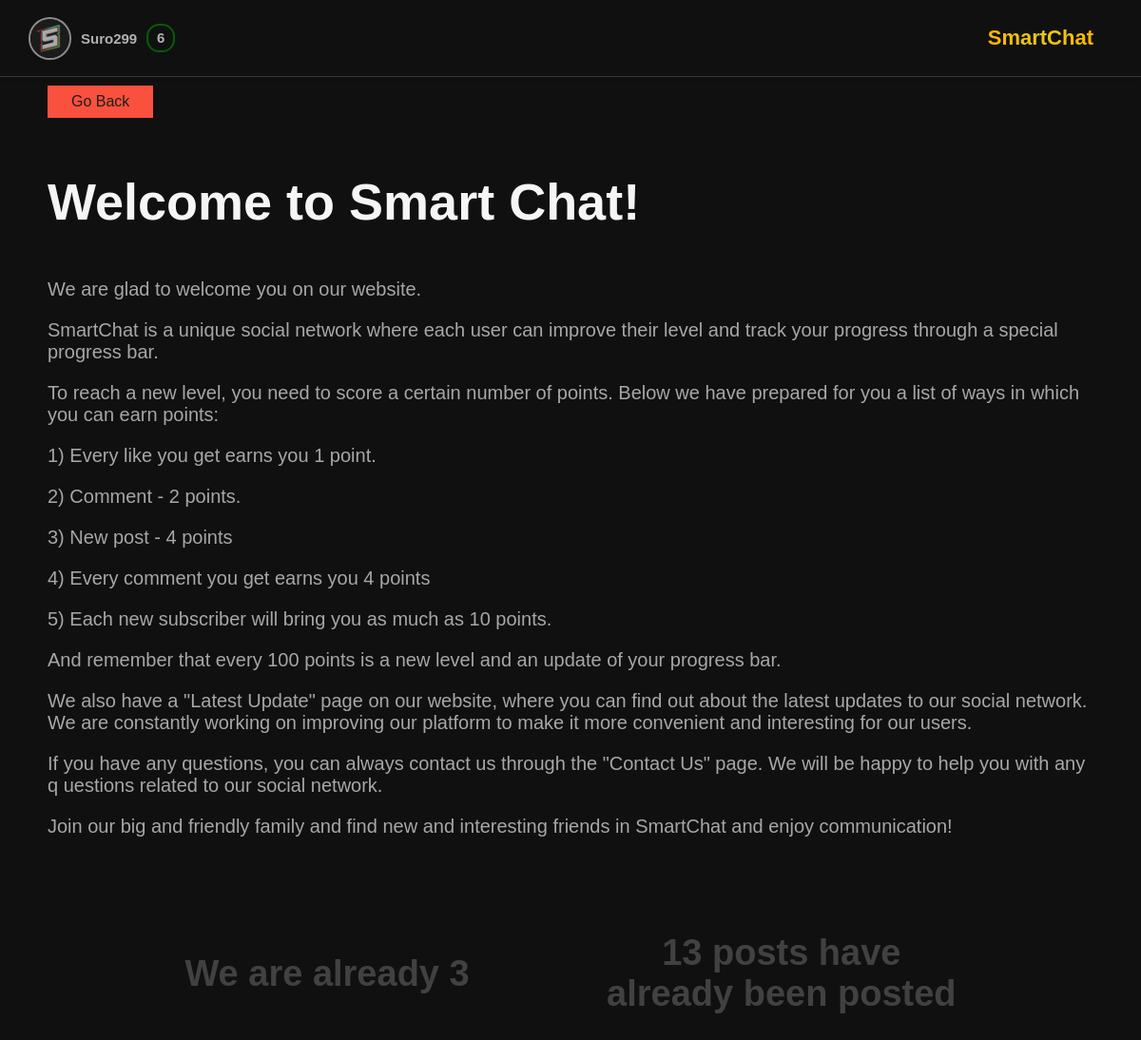
Screenshot of /us/about/ (signed in) with the database file from the repository.
### users/models.py (models this page shows, shortened)
class CustomUser(AbstractBaseUser, PermissionsMixin):
    ACTIVITY_CHOICES = (
        ('all', 'all'),
        ('friends', 'friends'),
        ('nobody', 'nobody'),
    )
    AVATAR_CHOICES = (
        ('all', 'all'),
        ('friends', 'friends'),
    )
    username = models.CharField(_("User name"), max_length = 255, unique = True)
    first_name = models.CharField(_("User First Name"), max_length = 100, blank = True)
    last_name = models.CharField(_("User Last Name"), max_length = 100, blank = True)
    email = models.EmailField(_("email address"), blank = True, default = "",)
    avatar = models.ImageField(_("User avatar"), blank = True, default = "default_avatar.png",)
    description = models.TextField(_("User Description"), blank = True, default = "No BIO")
    subscribers_set = models.ManyToManyField('CustomUser', blank = True, related_name = 'subscriptions')
    posts_posted = models.PositiveBigIntegerField(_("posts_posted"), default = 0)
    reactions = models.PositiveBigIntegerField(_("reactions"), default = 0)
    points = models.PositiveBigIntegerField(_("points"), default = 0)
    level = models.PositiveIntegerField("User level", default = 1)
    exp = models.PositiveIntegerField("User Exp", default = 0)
    favorites = models.ManyToManyField('main.PostsModel', blank = True)
    subscription_set = models.ManyToManyField('CustomUser', blank = True, related_name = 'subscribers')
    friends_set = models.ManyToManyField('CustomUser', blank = True, related_name = 'friends')
    is_staff = models.BooleanField(default = False)
    is_active = models.BooleanField(default = True)
    date_joined = models.DateTimeField(auto_created=True, default=timezone.now)
    avatar_visibility = models.CharField(max_length=7, choices= AVATAR_CHOICES, default='all')
    activity_visibility = models.CharField(max_length=7, choices= ACTIVITY_CHOICES, default='all')
    show_likes = models.BooleanField("Show Likes", default = False)
    show_dislikes = models.BooleanField("Show Dislikes", default = False)
    show_favorites = models.BooleanField("Show Favorites", default = False)
    USERNAME_FIELD = "username"
    REQUIRED_FIELDS = ["email"]
    objects = CustomUserManager()

### about_us/models.py (models this page shows, shortened)
class AboutUsText(models.Model):
    title = models.CharField("Title", max_length = 255)
    text = models.TextField("Text")
    class Meta:
        verbose_name = "About Us Text"
        verbose_name_plural = "About Us Text"

### about_us/views.py (the view)
# urls.py: path("about/", views.about_us, name = "about_us"),
def about_us(request):
    if not (request.user.is_authenticated):
        return redirect("/")
    about_us = AboutUsText.objects.all()[0]
    about_us_text = str(about_us.text).split("\n")
    about_us_title = about_us.title
    users_count = User.objects.all().count()
    posts_count = PostsModel.objects.all().count()
    return render(request, "about_us/about_us.html", context = {
        "users_count": users_count,
        "posts_count": posts_count,
        "about_us_title": about_us_title,
        "about_us_text": about_us_text
    })

### about_us/templates/about_us/about_us.html (shortened to what this page needs)
{% extends 'main/base.html' %}
{% load static %}
{% block css %}
    <link rel="stylesheet" href="{% static 'about_us/css/about_us/style.css' %}">
{% endblock %}
{% block main %}
    <main>
        <button onclick="history.back()"> Go Back </button>
        <h1> {{ about_us_title }} </h1>
        {% for i in about_us_text %}
        <p>
            {{ i }}
        </p>
        {% endfor %}
        <div>
            <h1> We are already {{ users_count }} </h1>
            <h1> {{ posts_count }} posts have <br> already been posted </h1>
        </div>
    </main>
{% endblock %}

### main/templates/main/base.html (shortened to what this page needs)
{% load static %}
<!DOCTYPE html>
<html lang="en">
  <head>
    <link rel="stylesheet" href="{% static 'main/css/dop/header/style.css'%}" />
    <link
      rel="stylesheet"
      href="{% static 'main/css/dop/set_menu/style.css' %}"
    />
    {% block css %} {% endblock %}
  </head>
  <body>
    <header>
      <div onclick="OpenSettingsWindow()">
        <span>
          <img src="{{ user.avatar.url }}" alt="User Avatar" />
        </span>
        <h1>{{ user.username }}</h1>
        {% if user.level < 10 %}
        <div style="border-color: green">
          <h1>{{ user.level }}</h1>
        </div>
        {% endif %}
      </div>
      <div>
        <h1>SmartChat</h1>
      </div>
    </header>
    {% block main %} {% endblock %}
  </body>
</html>

### main/static/main/css/dop/header/style.css (style rules this page uses)
header { grid-area: 1 / 1 / 2 / 7; border-bottom: 1px solid #373737; display: flex; justify-content: space-between; align-items: center; padding: 10px; background-color: #101010; box-shadow: 0 2px 4px rgba(0, 0, 0, 0.1); padding: 0 3rem; z-index: 5; }
header > div:nth-child(1) { opacity: 70%; display: flex; align-items: center; transition: 0.2s; margin-right: 2rem; }
header > div:nth-child(1) > span { width: 4.5rem; height: 4.5rem; border-radius: 50%; border: 2px solid silver; margin-right: 1rem; border-radius: 50%; outline: hidden; overflow: hidden; display: flex; justify-content: center; align-content: center; }
header > div:nth-child(1) > span > img { height: 100%; border-radius: 50%; }
header > div:nth-child(1) > h1 { user-select: none; font-weight: bold; font-size: 1.5rem; margin-right: 1rem; }
header > div:nth-child(1) > div { width: 3rem; height: 3rem; display: flex; justify-content: center; align-items: center; border: 2px solid gold; border-radius: 45%; }
header > div:nth-child(1) > div > h1 { width: 100%; height: 100%; display: flex; justify-content: center; align-items: center; padding-bottom: 0.2rem; font-size: 1.5rem; user-select: none; }
header > div:nth-child(4) { height: 5rem; display: flex; margin-right: 2rem; }
header > div:nth-child(4) > h1 { display: flex; align-items: center; font-size: 2.2rem; background: radial-gradient(ellipse farthest-side at top center, #e8c812 50%, #ffb700 100%); background-clip: text; -webkit-background-clip: text; -webkit-text-fill-color: transparent; }

### about_us/static/about_us/css/about_us/style.css (style rules this page uses)
* { margin: 0; padding: 0; box-sizing: border-box; text-decoration: none; }
html { font-size: 10px; font-family: Arial, Helvetica, sans-serif; color: whitesmoke; }
body { background-color: #101010; width: 100%; height: 100vh; display: grid; grid-template-columns: 0.8fr repeat(4, 1fr) 0.8fr; grid-template-rows: 0.4fr repeat(5, 1fr); grid-column-gap: 0px; grid-row-gap: 0px; }
main { grid-area: 2 / 1 / 7 / 7; width: 100%; padding: 5rem; overflow-x: hidden; overflow-y: auto; }
main > button { left: 5rem; top: 9rem; color: #1f1f1f; padding: 0.8rem 2.5rem; background: transparent; cursor: pointer; transition: all 0.3s ease; position: relative; display: inline-block; position: absolute; outline: none; background: #f9513e; border: none; z-index: 1; font-size: 1.6rem; }
main > button::after { position: absolute; content: ""; width: 0; height: 100%; top: 0; right: 0; z-index: -1; background-color: #ff3d3d; transition: all 0.3s ease; }
main > div { width: 100%; display: flex; justify-content: space-evenly; align-items: center; text-align: center; margin-top: 10rem; }
main > div > h1 { font-size: 3.8rem; color: #dbdbdb3e; }
main > h1 { font-size: 5.4rem; margin-bottom: 5rem; margin-top: 5rem; }
main > p, main .point_p { color: #a7a7a7; margin-bottom: 2rem; font-size: 2rem; }

### rows the page displays
CustomUser: avatar (picture), username "Suro299", level "6"
AboutUsText: title "Welcome to Smart Chat!"

### other values shown
{{ i }} "We are glad to welcome you on our website." "SmartChat is a unique social network where each user can improve their level and track your progress through a special progress bar." "To reach a new level, you need to score a certain number of points. Below we have prepared for you a list of ways in which you can earn points:" "1) Every like you get earns you 1 point." "2) Comment - 2 points." "3) New post - 4 points" "4) Every comment you get earns you 4 points" "5) Each new subscriber will bring you as much as 10 points." "And remember that every 100 points is a new level and an update of your progress bar." "If you have any questions, you can always contact us through the \"Contact Us\" page. We will be happy to help you with any q uestions related to our social network." "Join our big and friendly family and find new and interesting friends in SmartChat and enjoy communication!"
{{ users_count }} "3"
{{ posts_count }} "13"
